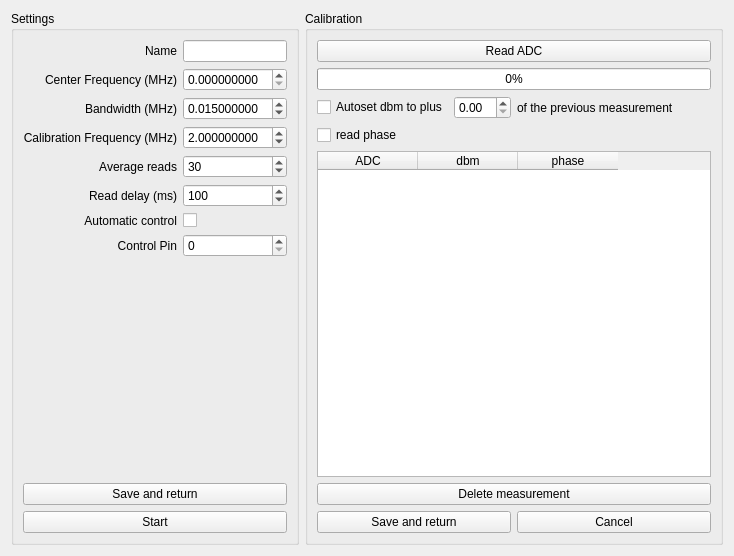
<?xml version="1.0" encoding="UTF-8"?>
<ui version="4.0">
 <class>pathCalibration</class>
 <widget class="QWidget" name="pathCalibration">
  <property name="geometry">
   <rect>
    <x>0</x>
    <y>0</y>
    <width>734</width>
    <height>556</height>
   </rect>
  </property>
  <property name="windowTitle">
   <string>Form</string>
  </property>
  <layout class="QHBoxLayout" name="horizontalLayout_3">
   <item>
    <widget class="QGroupBox" name="gb_settings">
     <property name="title">
      <string>Settings</string>
     </property>
     <layout class="QGridLayout" name="gridLayout">
      <item row="4" column="1">
       <widget class="QSpinBox" name="sb_average">
        <property name="minimum">
         <number>1</number>
        </property>
        <property name="maximum">
         <number>99999</number>
        </property>
        <property name="value">
         <number>30</number>
        </property>
       </widget>
      </item>
      <item row="1" column="0">
       <widget class="QLabel" name="label">
        <property name="text">
         <string>Center Frequency (MHz)</string>
        </property>
        <property name="alignment">
         <set>Qt::AlignRight|Qt::AlignTrailing|Qt::AlignVCenter</set>
        </property>
       </widget>
      </item>
      <item row="1" column="1">
       <widget class="QDoubleSpinBox" name="ds_center_frequency">
        <property name="decimals">
         <number>9</number>
        </property>
       </widget>
      </item>
      <item row="4" column="0">
       <widget class="QLabel" name="label_6">
        <property name="text">
         <string>Average reads</string>
        </property>
        <property name="alignment">
         <set>Qt::AlignRight|Qt::AlignTrailing|Qt::AlignVCenter</set>
        </property>
       </widget>
      </item>
      <item row="9" column="0" colspan="2">
       <widget class="QPushButton" name="saveConfigData">
        <property name="text">
         <string>Save and return</string>
        </property>
       </widget>
      </item>
      <item row="7" column="0">
       <widget class="QLabel" name="label_8">
        <property name="text">
         <string>Control Pin</string>
        </property>
        <property name="alignment">
         <set>Qt::AlignRight|Qt::AlignTrailing|Qt::AlignVCenter</set>
        </property>
       </widget>
      </item>
      <item row="8" column="1">
       <spacer name="verticalSpacer">
        <property name="orientation">
         <enum>Qt::Vertical</enum>
        </property>
        <property name="sizeHint" stdset="0">
         <size>
          <width>20</width>
          <height>40</height>
         </size>
        </property>
       </spacer>
      </item>
      <item row="2" column="0">
       <widget class="QLabel" name="label_3">
        <property name="text">
         <string>Bandwidth (MHz)</string>
        </property>
        <property name="alignment">
         <set>Qt::AlignRight|Qt::AlignTrailing|Qt::AlignVCenter</set>
        </property>
       </widget>
      </item>
      <item row="3" column="0">
       <widget class="QLabel" name="label_4">
        <property name="text">
         <string>Calibration Frequency (MHz)</string>
        </property>
        <property name="alignment">
         <set>Qt::AlignRight|Qt::AlignTrailing|Qt::AlignVCenter</set>
        </property>
       </widget>
      </item>
      <item row="5" column="1">
       <widget class="QSpinBox" name="sb_delay">
        <property name="maximum">
         <number>9999</number>
        </property>
        <property name="value">
         <number>100</number>
        </property>
       </widget>
      </item>
      <item row="5" column="0">
       <widget class="QLabel" name="label_7">
        <property name="text">
         <string>Read delay (ms)</string>
        </property>
        <property name="alignment">
         <set>Qt::AlignRight|Qt::AlignTrailing|Qt::AlignVCenter</set>
        </property>
       </widget>
      </item>
      <item row="0" column="0">
       <widget class="QLabel" name="label_2">
        <property name="text">
         <string>Name</string>
        </property>
        <property name="alignment">
         <set>Qt::AlignRight|Qt::AlignTrailing|Qt::AlignVCenter</set>
        </property>
       </widget>
      </item>
      <item row="7" column="1">
       <widget class="QSpinBox" name="sb_control_pin"/>
      </item>
      <item row="10" column="0" colspan="2">
       <widget class="QPushButton" name="pb_start">
        <property name="text">
         <string>Start</string>
        </property>
       </widget>
      </item>
      <item row="2" column="1">
       <widget class="QDoubleSpinBox" name="ds_bandwidth">
        <property name="decimals">
         <number>9</number>
        </property>
        <property name="value">
         <double>0.015000000000000</double>
        </property>
       </widget>
      </item>
      <item row="0" column="1">
       <widget class="QLineEdit" name="le_name"/>
      </item>
      <item row="3" column="1">
       <widget class="QDoubleSpinBox" name="ds_cal_frequency">
        <property name="decimals">
         <number>9</number>
        </property>
        <property name="value">
         <double>2.000000000000000</double>
        </property>
       </widget>
      </item>
      <item row="6" column="1">
       <widget class="QCheckBox" name="cb_auto_control">
        <property name="text">
         <string/>
        </property>
       </widget>
      </item>
      <item row="6" column="0">
       <widget class="QLabel" name="label_9">
        <property name="text">
         <string>Automatic control</string>
        </property>
        <property name="alignment">
         <set>Qt::AlignRight|Qt::AlignTrailing|Qt::AlignVCenter</set>
        </property>
       </widget>
      </item>
     </layout>
    </widget>
   </item>
   <item>
    <widget class="QGroupBox" name="gb_calibration">
     <property name="title">
      <string>Calibration</string>
     </property>
     <layout class="QVBoxLayout" name="verticalLayout_2">
      <item>
       <widget class="QPushButton" name="pb_read_adc">
        <property name="text">
         <string>Read ADC</string>
        </property>
       </widget>
      </item>
      <item>
       <widget class="QProgressBar" name="progressBar">
        <property name="value">
         <number>0</number>
        </property>
       </widget>
      </item>
      <item>
       <layout class="QHBoxLayout" name="horizontalLayout">
        <item>
         <widget class="QCheckBox" name="cb_autoset_dbm">
          <property name="text">
           <string>Autoset dbm to plus</string>
          </property>
         </widget>
        </item>
        <item>
         <widget class="QDoubleSpinBox" name="ds_dbm_auto_increment">
          <property name="maximumSize">
           <size>
            <width>60</width>
            <height>16777215</height>
           </size>
          </property>
         </widget>
        </item>
        <item>
         <widget class="QLabel" name="label_5">
          <property name="text">
           <string>of the previous measurement</string>
          </property>
         </widget>
        </item>
        <item>
         <spacer name="horizontalSpacer">
          <property name="orientation">
           <enum>Qt::Horizontal</enum>
          </property>
          <property name="sizeHint" stdset="0">
           <size>
            <width>40</width>
            <height>20</height>
           </size>
          </property>
         </spacer>
        </item>
       </layout>
      </item>
      <item>
       <widget class="QCheckBox" name="cb_read_phase">
        <property name="text">
         <string>read phase</string>
        </property>
       </widget>
      </item>
      <item>
       <widget class="QTableWidget" name="tw_pathCalibration">
        <property name="selectionMode">
         <enum>QAbstractItemView::SingleSelection</enum>
        </property>
        <property name="selectionBehavior">
         <enum>QAbstractItemView::SelectRows</enum>
        </property>
        <column>
         <property name="text">
          <string>ADC</string>
         </property>
        </column>
        <column>
         <property name="text">
          <string>dbm</string>
         </property>
        </column>
        <column>
         <property name="text">
          <string>phase</string>
         </property>
        </column>
       </widget>
      </item>
      <item>
       <widget class="QPushButton" name="pb_delete_measurement">
        <property name="text">
         <string>Delete measurement</string>
        </property>
       </widget>
      </item>
      <item>
       <layout class="QHBoxLayout" name="horizontalLayout_2">
        <item>
         <widget class="QPushButton" name="pb_save">
          <property name="text">
           <string>Save and return</string>
          </property>
         </widget>
        </item>
        <item>
         <widget class="QPushButton" name="pb_cancel">
          <property name="text">
           <string>Cancel</string>
          </property>
         </widget>
        </item>
       </layout>
      </item>
     </layout>
    </widget>
   </item>
  </layout>
 </widget>
 <resources/>
 <connections>
  <connection>
   <sender>cb_auto_control</sender>
   <signal>toggled(bool)</signal>
   <receiver>sb_control_pin</receiver>
   <slot>setEnabled(bool)</slot>
   <hints>
    <hint type="sourcelabel">
     <x>240</x>
     <y>240</y>
    </hint>
    <hint type="destinationlabel">
     <x>240</x>
     <y>267</y>
    </hint>
   </hints>
  </connection>
  <connection>
   <sender>cb_auto_control</sender>
   <signal>toggled(bool)</signal>
   <receiver>label_8</receiver>
   <slot>setEnabled(bool)</slot>
   <hints>
    <hint type="sourcelabel">
     <x>240</x>
     <y>240</y>
    </hint>
    <hint type="destinationlabel">
     <x>100</x>
     <y>267</y>
    </hint>
   </hints>
  </connection>
 </connections>
</ui>
